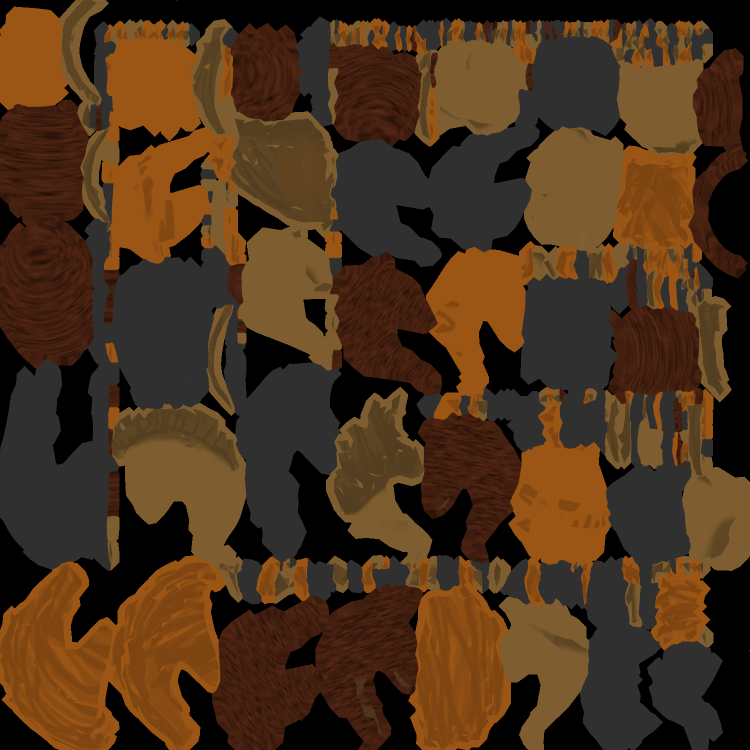
#> input picture third_parties/align-hair/hair_texture_origin.png, 1500 x 1500 px, found by its file name (shown at 1/2 size)
$ jupyter execute --allow-errors hair-texture.ipynb
#> lines starting #> are read from the running program, lines starting #| are printed output that depends on the picture; after the words box and inside, x2 and y2 are one past the last pixel; in counts of white or black regions, pixels touching at a corner belong together
[cell 1]
import trimesh
import matplotlib.pyplot as plt
import cv2

import numpy as np

[cell 2]
texture_hair = cv2.imread('/workspace/DECA/third_parties/align-hair/hair_texture_origin.png')
#> texture_hair is the input picture: shape (1500, 1500, 3); mean B, G, R 26.9, 50.3, 75.8
texture_hair = cv2.cvtColor(texture_hair, cv2.COLOR_BGR2RGB)

#> (the rest of this cell did not finish here and is left out)

#> (a cell that did not finish here is left out)

[cell 4]
hsv = cv2.cvtColor(texture_hair, cv2.COLOR_RGB2HSV)
#> hsv: shape (1500, 1500, 3); mean H, S, V 8.1, 111, 75.8
#> (the rest of this cell did not finish here and is left out)

#> (a cell that did not finish here is left out)

[cell 6]
hair_tex = cv2.imread('hair_texture.png')
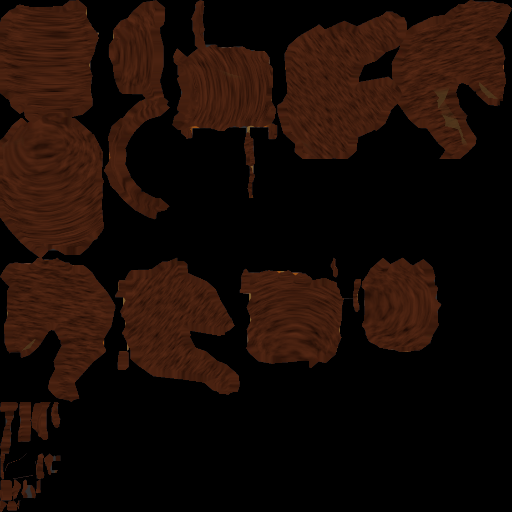
#> input picture third_parties/align-hair/hair_texture.png, 512 x 512 px
#> hair_tex is the input picture: shape (512, 512, 3); mean B, G, R 5.6, 11.5, 25.4

tex_mask = cv2.inRange(hair_tex, 0,1)
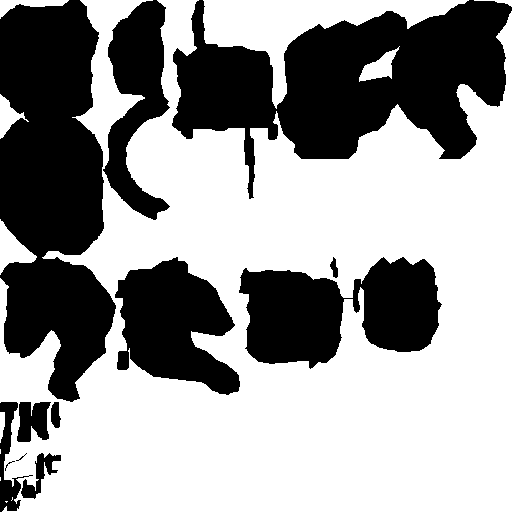
#> tex_mask: shape (512, 512); 60.6% white; 12 black regions (2 under 20 px), largest, box (x1, y1, x2, y2) and area: (172, 0, 512, 199) 34147, (0, 0, 116, 402) 32970, (239, 257, 442, 369) 14655

tex_mask = 255 - tex_mask

tex_mask = (tex_mask // 255).astype(bool)

hsv = cv2.cvtColor(hair_tex, cv2.COLOR_BGR2HSV)
#> hsv: shape (512, 512, 3); mean H, S, V 3.5, 77.7, 25.4
hsv = hsv.astype(np.float64)
#> hsv: shape (512, 512, 3) float64; mean H, S, V 3.5, 77.7, 25.4
v = hsv[tex_mask, 2]
mean_v = v.mean()
#> mean_v = 64.55

d_v = (v - mean_v).astype(np.float64) * 0.5

target_color = np.array([[[3,94,54]]])

hsv[tex_mask] = target_color
#> hsv: shape (512, 512, 3) float64; mean H, S, V 1.2, 37.1, 21.3
hsv[tex_mask,2] += d_v
#> hsv: shape (512, 512, 3) float64; mean H, S, V 1.2, 37.1, 21.3

hsv[hsv[:,:,2] < 0] = 0
hsv = hsv.astype(np.uint8)
#> hsv: shape (512, 512, 3); mean H, S, V 1.2, 37.1, 21.1
plt.imshow(cv2.cvtColor(hsv,cv2.COLOR_HSV2RGB))

cv2.imwrite('hair_texture_color.png', cv2.cvtColor(hsv, cv2.COLOR_HSV2BGR))
#> Out = True
